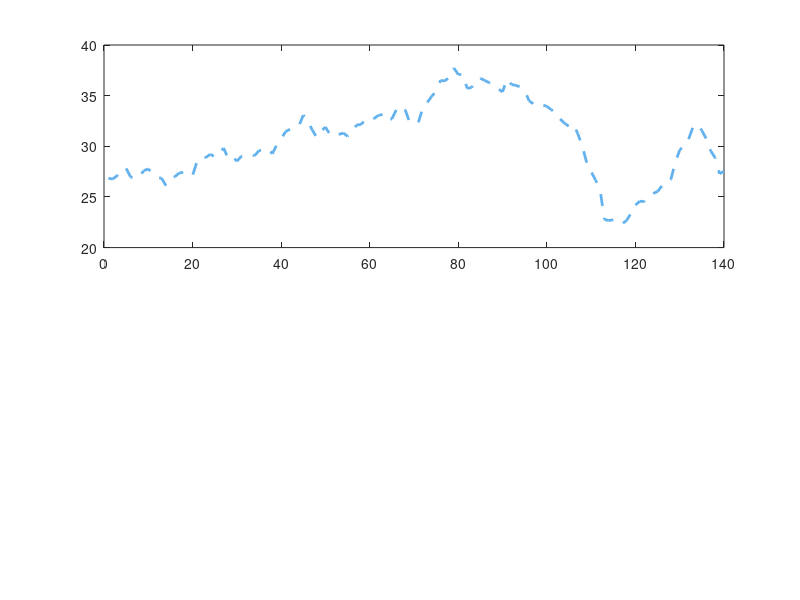

Source code (MATLAB): (Note: this script raises an error after producing the figure.)
clc;
clear ;
close all;
load China_compare.mat
%% 所有模型结果
all_res = [KELM_China_realdata
    KELM_China_forecast
    LSSVM_China_forecastdata
    CSA_LSSVM_China_forecastdata
   CPA_KELM_China_forecastdata
   CSA_LSSVM_SSC_China_VMD_sum_forecastdata
    CPA_KELM_SSC_China_VMD_sum_forecastdata
    CSA_LSSVM_SSC_China_VMD_iowa_forecastdata
    CPA_KELM_SSC_China_VMD_iowa_sum_forecastdata_err];
 [A B] = size(all_res);
%% 全部模型对比
figure(2)
subplot(2,1,1)
box on;
hold on
plot(all_res(1,:),'-- ','LineWidth',2,'Color','#63B2EE');
plot(all_res(2,:),'-- ','LineWidth',2,'Color','#76da91 ');
plot(all_res(3,:),'-- ','LineWidth',2,'Color','#f8cb7f ');
plot(all_res(4,:),'-- ','LineWidth',2,'Color','#f89588 ');
plot(all_res(5,:),'-- ','LineWidth',2,'Color','#7cd6cf');
plot(all_res(6,:),'LineWidth',2,'Color','#7cd6cf ');
plot(all_res(7,:),'LineWidth',2,'Color','#41b7ac  ');
plot(all_res(8,:),'LineWidth',2,'Color','#ffa510  ');
plot(all_res(9,:),'LineWidth',2,'Color','#3b6291  ');
set(gca,'FontName','Times New Roman','FontSize',20)
set(gca,'xtick',[0:20:141])
xlim([1 B])
ylim([22 40])
xlabel('Sample points')
ylabel('Carbon emissions/(MT)')
hl =legend('Actual Data','KELM','LSSVM','CSA-LSSVM','CPA-KELM','C-CSSD-VMD-CSA-LSSVM','C-CSSD-VMD-CPA-KELM','C-CSSD-VMD-CPA-KELM-IOWA-CSA-LSSVM','C-CSSD-VMD-CPA-KELM-IOWA-CSA-LSSVM-EC','NumColumns',2,'FontName','Times New Roman','FontSize',24);
set(hl,'Box','off');
% 部分图
subplot(2,1,2)
box on;
hold on
plot(all_res(1,:),'-- ','LineWidth',2,'Color','#63B2EE');
plot(all_res(2,:),'-- ','LineWidth',2,'Color','#76da91 ');
plot(all_res(3,:),'-- ','LineWidth',2,'Color','#f8cb7f ');
plot(all_res(4,:),'-- ','LineWidth',2,'Color','#f89588 ');
plot(all_res(5,:),'-- ','LineWidth',2,'Color','#7cd6cf');
plot(all_res(6,:),'LineWidth',2,'Color','#7cd6cf ');
plot(all_res(7,:),'LineWidth',2,'Color','#eddd86   ');
plot(all_res(8,:),'LineWidth',2,'Color','#ffa510  ');
plot(all_res(9,:),'LineWidth',2,'Color','#3b6291  ');
set(gca,'FontName','Times New Roman','FontSize',20)
set(gca,'xtick',[0:10:140])
set(gca,'ytick',[]);
xlim([40 50])

%% 误差图
figure
box on;
hold on;
plot(all_res(2,:)-all_res(1,:),'-- ','LineWidth',3,'Color','#63B2EE');
plot(all_res(3,:)-all_res(1,:),'-- ','LineWidth',3,'Color','#76da91 ');
plot(all_res(4,:)-all_res(1,:),'-- ','LineWidth',3,'Color','#f8cb7f ');
plot(all_res(5,:)-all_res(1,:),'-- ','LineWidth',3,'Color','#f89588 ');
plot(all_res(6,:)-all_res(1,:),'- ','LineWidth',3,'Color','#7cd6cf');
plot(all_res(7,:)-all_res(1,:),'g-','LineWidth',3);
plot(all_res(8,:)-all_res(1,:),'b-','LineWidth',3);
plot(all_res(9,:)-all_res(1,:),'r-','LineWidth',3);
 err(:,1)=all_res(2,:)-all_res(1,:); 
 err(:,2)=all_res(3,:)-all_res(1,:); 
 err(:,3)=all_res(4,:)-all_res(1,:); 
 err(:,4)=all_res(5,:)-all_res(1,:); 
 err(:,5)=all_res(6,:)-all_res(1,:); 
 err(:,6)=all_res(7,:)-all_res(1,:); 
 err(:,7)=all_res(8,:)-all_res(1,:); 
 err(:,8)=all_res(9,:)-all_res(1,:); 
set(gca,'FontName','Times New Roman','FontSize',24)
set(gca,'xtick',[0:20:140])
xlim([1 B])
xlabel('Sample points','FontName','Times New Roman','FontSize',24)
ylabel('Amplitude','FontName','Times New Roman','FontSize',24);
hl =legend('KELM','LSSVM','CSA-LSSVM','CPA-KELM','C-CSSD-VMD-CSA-LSSVM','C-CSSD-VMD-CPA-KELM','C-CSSD-VMD-CPA-KELM-IOWA-CSA-LSSVM','C-CSSD-VMD-CPA-KELM-IOWA-CSA-LSSVM-EC','NumColumns',2,'FontName','Times New Roman','FontSize',24);
set(hl,'Box','off');
set(gca,'looseInset',[0 0 0 0])
